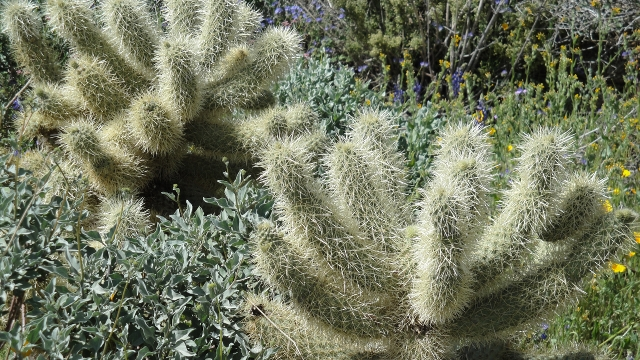
//> input picture Exercise1-OpenCV_Basic_Transforms/Q5-OpenCV_Draw_Functionality/Codes/Cactus360p.jpg, 640 x 360 px
$ ./simplecv   (built with g++ and OpenCV 4)
//> lines starting //> are read from the running program, lines starting //| are printed output that depends on the picture; after the words box and inside, x2 and y2 are one past the last pixel; in counts of white or black regions, pixels touching at a corner belong together
#include <stdio.h>
#include <stdlib.h>
#include <errno.h>
#include <sys/types.h>


#include "opencv2/core/core.hpp"
#include "opencv2/highgui/highgui.hpp"

#include "opencv2/calib3d/calib3d.hpp"
#include "opencv2/imgproc/imgproc.hpp"
//#include "opencv2/contrib/contrib.hpp"

using namespace cv;
using namespace std;

// Default resolution is 360p
#define VRES_ROWS 	(360)
#define HRES_COLS	(640)
#define BORDER_W	(4)

#define ESC_KEY (27)

// Buffer for highest resolution visualization possible
unsigned char imagebuffer[1440*2560*3]; // 1440 rows, 2560 cols/row, 3 channel

int main(int argc, char **argv)
{
    int hres = HRES_COLS;
    int vres = VRES_ROWS;
    Mat basicimage(vres, hres, CV_8UC3, imagebuffer);
    int frameCnt=0;

	Scalar red(0, 0, 255);
	Scalar yellow(0, 255, 255);

    printf("hres=%d, vres=%d\n", hres, vres);

    // interactive computer vision loop
    namedWindow("Profile Visualization", CV_WINDOW_AUTOSIZE);

    // read in default image
    if(vres == 360)
        basicimage = imread("Cactus360p.jpg", CV_LOAD_IMAGE_COLOR);
//> basicimage is the input picture: 360 rows x 640 cols, CV_8UC3; mean B, G, R 94.2, 118.2, 113.1
    else if(vres == 720)
        basicimage = imread("Cactus720p.jpg", CV_LOAD_IMAGE_COLOR);
    else if(vres == 1080)
        basicimage = imread("Cactus1080p.jpg", CV_LOAD_IMAGE_COLOR);
    else if(vres == 1440)
        basicimage = imread("Cactus1440p.jpg", CV_LOAD_IMAGE_COLOR);

    if(!basicimage.data)  // Check for invalid input
    {
        printf("Could not open or find the refernece starting image\n");
        exit(-1);
    }

  	resize(basicimage, basicimage, Size(), 0.5, 0.5, INTER_LINEAR);
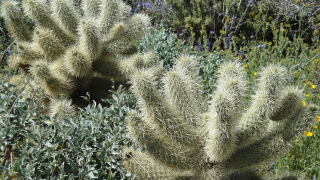
//> basicimage: 180 rows x 320 cols, CV_8UC3; mean B, G, R 94.4, 118.3, 113.2
	hres = hres >> 2;
	vres = vres >> 2;

	copyMakeBorder(basicimage, basicimage, BORDER_W, BORDER_W, BORDER_W, BORDER_W, BORDER_CONSTANT, red);
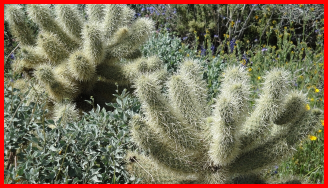
//> basicimage: 188 rows x 328 cols, CV_8UC3; mean B, G, R 88.1, 110.5, 122.6

	line(basicimage, Point(hres - 10, vres), Point(hres + 10, vres), yellow, 1, 8, 0);
//> basicimage: 188 rows x 328 cols, CV_8UC3; 21 pixels changed, all inside (x1, y1, x2, y2) = (150, 90, 171, 91)
	line(basicimage, Point(hres, vres - 10), Point(hres, vres + 10), yellow, 1, 8, 0);
//> basicimage: 188 rows x 328 cols, CV_8UC3; mean B, G, R 88.1, 110.6, 122.6
	circle(basicimage, Point(hres, vres), 10, yellow, 1, 8, 0);
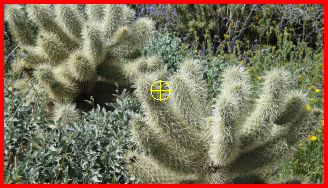
//> basicimage: 188 rows x 328 cols, CV_8UC3; mean B, G, R 88, 110.7, 122.7


    // Interactive LOOP
    //
    while(1)
    {
        frameCnt++;

        imshow("Profile Visualization", basicimage);

        // set pace on shared memory sampling in msecs
        char c = cvWaitKey(10);
//> the Esc key is pressed

        if(c == ESC_KEY)
        {
//> (the run ends here: the program exits with an error code, at `exit(1);`)
